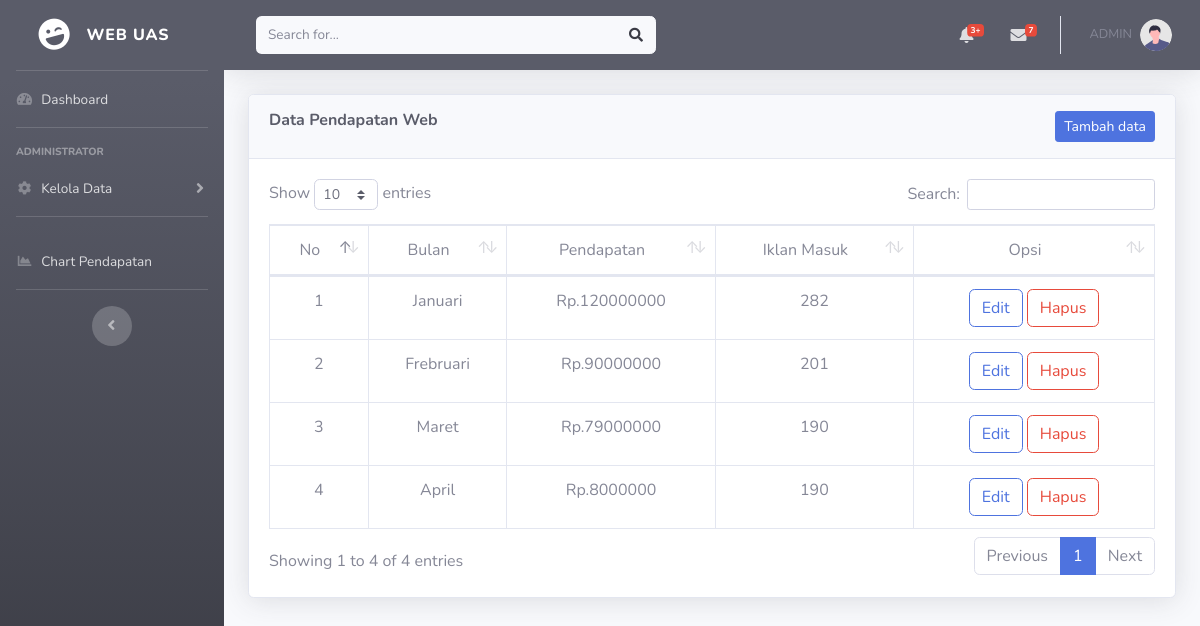
/C_pendapatan/home (signed in), run on the app's committed database.
### tables this page shows
CREATE TABLE `tb_pendapatan` (
  `id_pendapatan` int(11) NOT NULL,
  `bulan` varchar(100) NOT NULL,
  `total_pendapatan` int(20) NOT NULL,
  `iklan_masuk` int(11) NOT NULL
);

### application/controllers/C_pendapatan/home.php (called while the page is built, shortened)
<?php
class home extends CI_Controller {
	public function index()
	{
		$datat['title']='Halaman Pendapatan WEB';
		$data['list']=$this->M_pendapatan->semuadata();
    $this->load->view('V_home/header',$datat);
    $this->load->view('V_home/sidebar');
    $this->load->view('V_home/topbar');
		$this->load->view('V_home/pendapatan',$data);
    $this->load->view('V_home/footer');
	}
}

### index.php (called while the page is built, shortened)
<?php
require_once BASEPATH.'core/CodeIgniter.php';

### application/models/M_pendapatan.php (called while the page is built, shortened)
<?php
class M_pendapatan extends CI_model{
  public function semuadata(){
  return  $this->db -> get('tb_pendapatan')->result_array();
  }
}
 ?>

### application/views/V_home/pendapatan.php (the view, shortened to what this page needs)
<div class="container-fluid">
    <div class="card shadow mb-4">
        <div class="card-header py-3">
            <h6 class="m-0 font-weight-bold text-dark">Data Pendapatan Web</h>
            <a href="<?php echo base_url('C_pendapatan/home/tambah_data'); ?>" class="btn btn-primary btn-responsive btn-sm float-right">Tambah data</a>
        </div>
        <div class="card-body">
            <div class="table-responsive">
                <table class="table table-bordered text-center" id="dataTable" width="100%" cellspacing="0">
                    <thead>
      <tr>
        <td>No</td>
        <td>Bulan</td>
        <td>Pendapatan</td>
        <td>Iklan Masuk</td>
        <td>Opsi</td>
      </tr>
      </thead>
      <tbody>
      <?php $no=1; ?>
      <?php foreach ($list as $lst ): ?>
      <tr>
        <td><?php echo $no++; ?></td>
        <td><?php echo $lst['bulan']; ?></td>
        <td>Rp.<?php echo $lst ['total_pendapatan']; ?></td>
          <td><?php echo $lst ['iklan_masuk']; ?></td>
        <td>
          <a href="<?php echo base_url()?>C_pendapatan/home/edit_data/<?php echo$lst['id_pendapatan']; ?>"class="btn btn-outline-primary">Edit</a>
          <a href="<?php echo base_url()?>C_pendapatan/home/hapus_data/<?php echo$lst['id_pendapatan']; ?>"class="btn btn-outline-danger">Hapus</a>
        </td>
      </tr>
      <?php endforeach; ?>
    </tbody>
</div>
</div>
</div>
</div>

### data on the page
tb_pendapatan: bulan "Januari", total_pendapatan "120000000", iklan_masuk "282"
tb_pendapatan: bulan "Frebruari", total_pendapatan "90000000", iklan_masuk "201"
tb_pendapatan: bulan "Maret", total_pendapatan "79000000", iklan_masuk "190"
tb_pendapatan: bulan "April", total_pendapatan "8000000", iklan_masuk "190"
